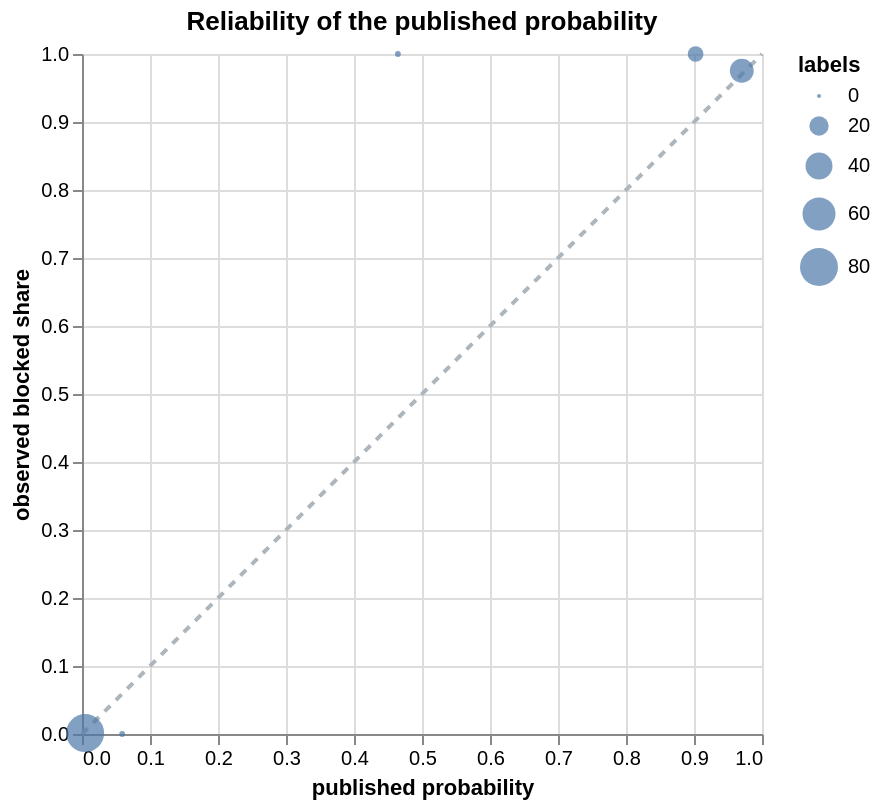

The cell this chart's notebook holds for it:
### Markdown cell above
The reliability diagram is the check that matters: bin measurements by the
probability we would publish, and the observed blocked share in each bin should
track the diagonal. Bins are weighted, so "observed" is a population share
rather than a corpus share. Sparse bins are the honest limit here, not a bug —
they are why the published range carries a caveat.

### Code cell
cal["p"] = prob(cal.score)
edges = [0, 0.05, 0.2, 0.5, 0.8, 0.95, 1.0]
rows = []
for lo, hi in zip(edges, edges[1:]):
    b = cal[(cal.p >= lo) & (cal.p < hi)] if hi < 1.0 else cal[cal.p >= lo]
    if not len(b):
        continue
    rows.append({"bin": f"{lo:.2f}-{hi:.2f}", "n": len(b),
                 "predicted": float(np.average(b.p, weights=b.w)),
                 "observed": float(np.average(b.truth, weights=b.w))})
rel = pd.DataFrame(rows)

diag = alt.Chart(pd.DataFrame({"x": [0, 1]})).mark_line(
    strokeDash=[4, 4], color="#adb5bd").encode(x="x:Q", y="x:Q")
pts = alt.Chart(rel).mark_point(filled=True).encode(
    x=alt.X("predicted:Q", scale=alt.Scale(domain=[0, 1]), title="published probability"),
    y=alt.Y("observed:Q", scale=alt.Scale(domain=[0, 1]), title="observed blocked share"),
    size=alt.Size("n:Q", title="labels"),
    tooltip=["bin", "n", alt.Tooltip("predicted", format=".3f"),
             alt.Tooltip("observed", format=".3f")])
display(rel.round(3))
(diag + pts).properties(width=340, height=340, title="Reliability of the published probability")

### Figure 1 — Vega-Lite specification as saved in the notebook (floating-point values rounded to 4 significant figures)
{"$schema": "https://vega.github.io/schema/vega-lite/v4.17.0.json", "config": {"view": {"continuousHeight": 300, "continuousWidth": 400}}, "datasets": {"data-2dc4ffc600d0431ce6a226fb2c2a20cc": [{"x": 0}, {"x": 1}], "data-5321eaf76ef4e51f5076730ee6af9367": [{"bin": "0.00-0.05", "n": 80, "observed": 0.001336, "predicted": 0.004619}, {"bin": "0.05-0.20", "n": 1, "observed": 0, "predicted": 0.05909}, {"bin": "0.20-0.50", "n": 1, "observed": 1, "predicted": 0.4646}, {"bin": "0.80-0.95", "n": 13, "observed": 1, "predicted": 0.9023}, {"bin": "0.95-1.00", "n": 31, "observed": 0.9754, "predicted": 0.9703}]}, "height": 340, "layer": [{"data": {"name": "data-2dc4ffc600d0431ce6a226fb2c2a20cc"}, "encoding": {"x": {"field": "x", "type": "quantitative"}, "y": {"field": "x", "type": "quantitative"}}, "mark": {"color": "#adb5bd", "strokeDash": [4, 4], "type": "line"}}, {"data": {"name": "data-5321eaf76ef4e51f5076730ee6af9367"}, "encoding": {"size": {"field": "n", "title": "labels", "type": "quantitative"}, "tooltip": [{"field": "bin", "type": "nominal"}, {"field": "n", "type": "quantitative"}, {"field": "predicted", "format": ".3f", "type": "quantitative"}, {"field": "observed", "format": ".3f", "type": "quantitative"}], "x": {"field": "predicted", "scale": {"domain": [0, 1]}, "title": "published probability", "type": "quantitative"}, "y": {"field": "observed", "scale": {"domain": [0, 1]}, "title": "observed blocked share", "type": "quantitative"}}, "mark": {"filled": true, "type": "point"}}], "title": "Reliability of the published probability", "width": 340}
